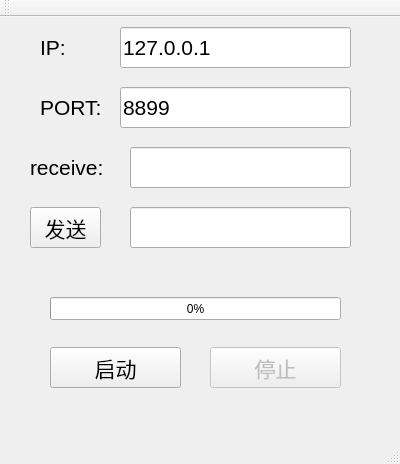
<?xml version="1.0" encoding="UTF-8"?>
<ui version="4.0">
 <class>MainWindow</class>
 <widget class="QMainWindow" name="MainWindow">
  <property name="geometry">
   <rect>
    <x>0</x>
    <y>0</y>
    <width>400</width>
    <height>464</height>
   </rect>
  </property>
  <property name="windowTitle">
   <string>MainWindow</string>
  </property>
  <widget class="QWidget" name="centralWidget">
   <widget class="QLineEdit" name="portLineEdit">
    <property name="geometry">
     <rect>
      <x>120</x>
      <y>70</y>
      <width>231</width>
      <height>41</height>
     </rect>
    </property>
    <property name="font">
     <font>
      <pointsize>16</pointsize>
     </font>
    </property>
    <property name="text">
     <string>8899</string>
    </property>
   </widget>
   <widget class="QLineEdit" name="sendLineEdit">
    <property name="geometry">
     <rect>
      <x>130</x>
      <y>190</y>
      <width>221</width>
      <height>41</height>
     </rect>
    </property>
    <property name="font">
     <font>
      <pointsize>16</pointsize>
     </font>
    </property>
    <property name="text">
     <string/>
    </property>
   </widget>
   <widget class="QPushButton" name="sendButton">
    <property name="geometry">
     <rect>
      <x>30</x>
      <y>190</y>
      <width>71</width>
      <height>41</height>
     </rect>
    </property>
    <property name="font">
     <font>
      <pointsize>16</pointsize>
     </font>
    </property>
    <property name="text">
     <string>发送</string>
    </property>
   </widget>
   <widget class="QLabel" name="label">
    <property name="geometry">
     <rect>
      <x>40</x>
      <y>10</y>
      <width>61</width>
      <height>41</height>
     </rect>
    </property>
    <property name="font">
     <font>
      <pointsize>16</pointsize>
     </font>
    </property>
    <property name="text">
     <string>IP:</string>
    </property>
   </widget>
   <widget class="QLabel" name="label_3">
    <property name="geometry">
     <rect>
      <x>30</x>
      <y>130</y>
      <width>91</width>
      <height>41</height>
     </rect>
    </property>
    <property name="font">
     <font>
      <pointsize>16</pointsize>
     </font>
    </property>
    <property name="text">
     <string>receive:</string>
    </property>
   </widget>
   <widget class="QLineEdit" name="revLineEdit">
    <property name="geometry">
     <rect>
      <x>130</x>
      <y>130</y>
      <width>221</width>
      <height>41</height>
     </rect>
    </property>
    <property name="font">
     <font>
      <pointsize>16</pointsize>
     </font>
    </property>
    <property name="text">
     <string/>
    </property>
   </widget>
   <widget class="QLineEdit" name="ipLineEdit">
    <property name="geometry">
     <rect>
      <x>120</x>
      <y>10</y>
      <width>231</width>
      <height>41</height>
     </rect>
    </property>
    <property name="font">
     <font>
      <pointsize>16</pointsize>
     </font>
    </property>
    <property name="text">
     <string>127.0.0.1</string>
    </property>
   </widget>
   <widget class="QLabel" name="label_2">
    <property name="geometry">
     <rect>
      <x>40</x>
      <y>70</y>
      <width>61</width>
      <height>41</height>
     </rect>
    </property>
    <property name="font">
     <font>
      <pointsize>16</pointsize>
     </font>
    </property>
    <property name="text">
     <string>PORT:</string>
    </property>
   </widget>
   <widget class="QPushButton" name="startButton">
    <property name="geometry">
     <rect>
      <x>50</x>
      <y>330</y>
      <width>131</width>
      <height>41</height>
     </rect>
    </property>
    <property name="font">
     <font>
      <pointsize>16</pointsize>
     </font>
    </property>
    <property name="text">
     <string>启动</string>
    </property>
   </widget>
   <widget class="QPushButton" name="stopButton">
    <property name="enabled">
     <bool>false</bool>
    </property>
    <property name="geometry">
     <rect>
      <x>210</x>
      <y>330</y>
      <width>131</width>
      <height>41</height>
     </rect>
    </property>
    <property name="font">
     <font>
      <pointsize>16</pointsize>
     </font>
    </property>
    <property name="text">
     <string>停止</string>
    </property>
   </widget>
   <widget class="QProgressBar" name="serverProgressBar">
    <property name="geometry">
     <rect>
      <x>50</x>
      <y>280</y>
      <width>291</width>
      <height>23</height>
     </rect>
    </property>
    <property name="value">
     <number>0</number>
    </property>
   </widget>
  </widget>
  <widget class="QMenuBar" name="menuBar">
   <property name="geometry">
    <rect>
     <x>0</x>
     <y>0</y>
     <width>400</width>
     <height>26</height>
    </rect>
   </property>
  </widget>
  <widget class="QToolBar" name="mainToolBar">
   <attribute name="toolBarArea">
    <enum>TopToolBarArea</enum>
   </attribute>
   <attribute name="toolBarBreak">
    <bool>false</bool>
   </attribute>
  </widget>
  <widget class="QStatusBar" name="statusBar"/>
 </widget>
 <layoutdefault spacing="6" margin="11"/>
 <resources/>
 <connections/>
</ui>
